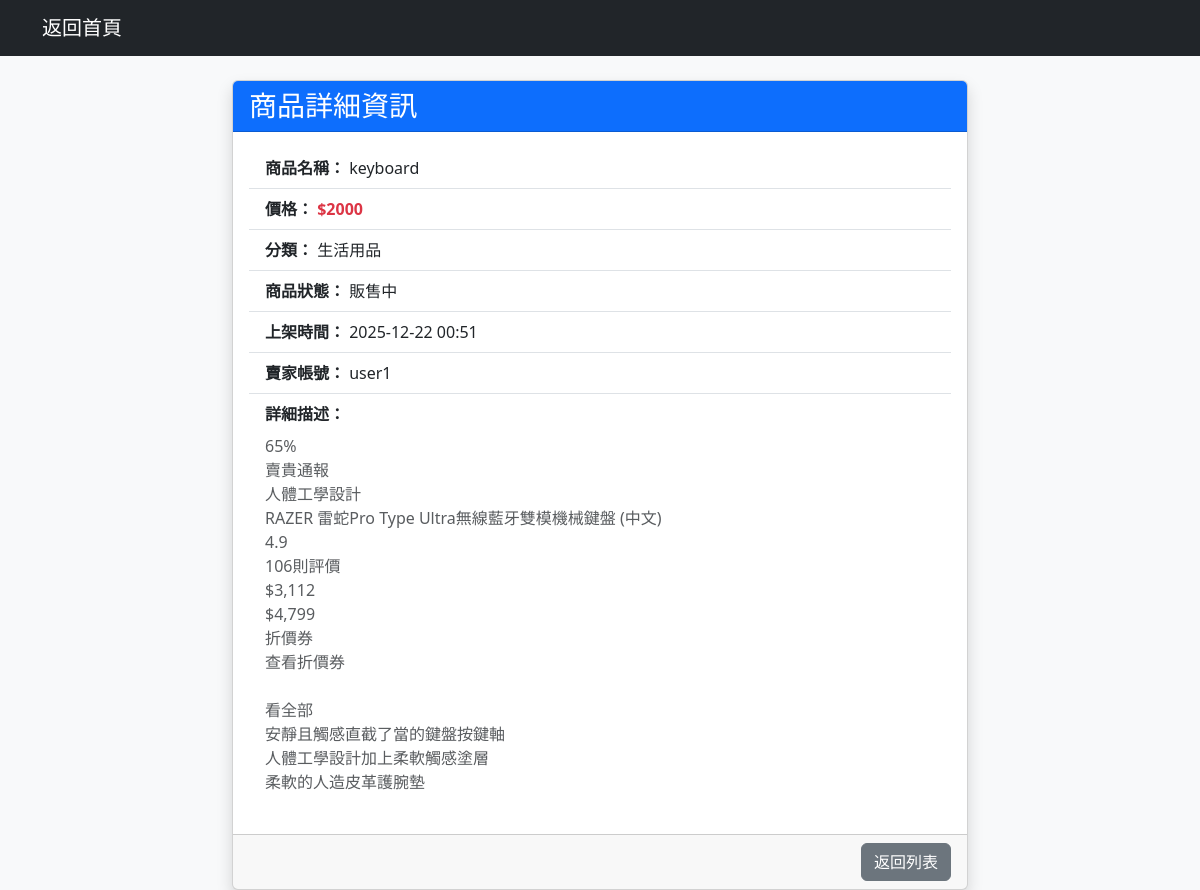
The app's page /product/6 (signed in) with its own data.
### app.py (models this page shows)
class Product(db.Model):
    id = db.Column(db.Integer, primary_key=True)
    title = db.Column(db.String(100), nullable=False)
    price = db.Column(db.Integer, nullable=False)
    description = db.Column(db.Text)
    status = db.Column(db.String(20), default='Active')
    category_id = db.Column(db.Integer, db.ForeignKey('category.id'), nullable=False)
    owner_id = db.Column(db.Integer, db.ForeignKey('user.id')) # 賣家
    buyer_id = db.Column(db.Integer, db.ForeignKey('user.id')) # 買家
    created_at = db.Column(db.DateTime, default=datetime.utcnow)

class Category(db.Model):
    id = db.Column(db.Integer, primary_key=True)
    name = db.Column(db.String(50), nullable=False, unique=True)
    products = db.relationship('Product', backref='category', lazy=True)

class User(db.Model):
    id = db.Column(db.Integer, primary_key=True)
    username = db.Column(db.String(50), unique=True, nullable=False)
    password = db.Column(db.String(50), nullable=False)
    role = db.Column(db.String(10), default='user') # 'admin' 或 'user'

### app.py (the view)
@app.route('/product/<int:id>')
def product_detail(id):
    if 'user_id' not in session:
        return redirect(url_for('login'))
    prod = Product.query.get_or_404(id)
    seller = User.query.get(prod.owner_id)
    seller_name = seller.username if seller else "未知用戶"
    return render_template('detail.html', product=prod, seller_name=seller_name)

### templates/detail.html (shortened to what this page needs)
<!DOCTYPE html>
<html>
<head>
    <link href="https://cdn.jsdelivr.net/npm/bootstrap@5.3.0/dist/css/bootstrap.min.css" rel="stylesheet">
</head>
<body class="bg-light">
    <nav class="navbar navbar-dark bg-dark mb-4">
        <div class="container">
            <a class="navbar-brand" href="/">返回首頁</a>
        </div>
    </nav>
    <div class="container">
        <div class="row justify-content-center">
            <div class="col-md-8">
                <div class="card shadow">
                    <div class="card-header bg-primary text-white">
                        <h3 class="mb-0">商品詳細資訊</h3>
                    </div>
                    <div class="card-body">
                        <ul class="list-group list-group-flush">
                            <li class="list-group-item"><strong>商品名稱：</strong> {{ product.title }}</li>
                            <li class="list-group-item"><strong>價格：</strong> <span class="text-danger fw-bold">${{ product.price }}</span></li>
                            <li class="list-group-item"><strong>分類：</strong> {{ product.category.name }}</li>
                            <li class="list-group-item"><strong>商品狀態：</strong>
                                {{ '販售中' if product.status == 'Active' else '已售出' }}
                            </li>
                            <li class="list-group-item"><strong>上架時間：</strong> {{ product.created_at.strftime('%Y-%m-%d %H:%M') }}</li>
                            <li class="list-group-item"><strong>賣家帳號：</strong> {{ seller_name }}</li>
                            <li class="list-group-item">
                                <strong>詳細描述：</strong><br>
                                <p class="mt-2 text-muted" style="white-space: pre-wrap;">{{ product.description }}</p>
                            </li>
                        </ul>
                    </div>
                    <div class="card-footer text-end">
                        <a href="/" class="btn btn-secondary">返回列表</a>
                    </div>
                </div>
            </div>
        </div>
    </div>
</body>
</html>

### records on screen
Product: title "keyboard", price "2000", status "販售中", created_at "2025-12-22 00:51", description "65% 賣貴通報 人體工學設計 RAZER 雷蛇Pro Type Ultra無線藍牙雙模機械鍵盤 (中文) 4.9 106則評價 $3,112 $4,799 折價券 查看折價券 看全部 安靜且觸感直截了當的鍵盤按鍵軸 人體工學設計加上柔軟觸感塗層 柔軟的人造皮革護腕墊"
Category: category.name "生活用品"
User: username "user1"
